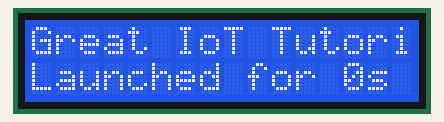
This sketch was run on a simulated ESP32. Shown: 16×2 character LCD.

Above: at 0.2 s.
At 3.3 s:
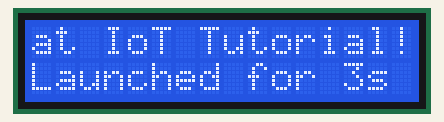
At 9.6 s:
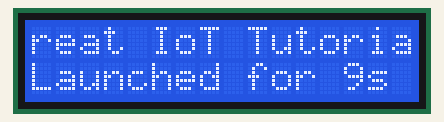
At 19.0 s:
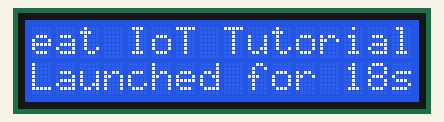
At 28.4 s:
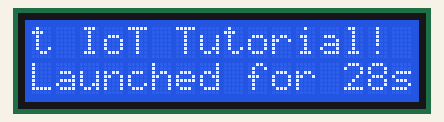
At 38.9 s:
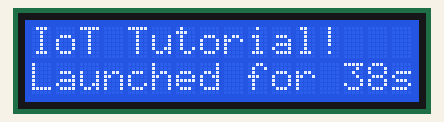

The sketch:

2.1.2.ino
```cpp
#include <Arduino.h>
#include <Wire.h>
#include <LiquidCrystal_I2C.h>

LiquidCrystal_I2C lcd(0x27, 16, 2);

String message = "Great IoT Tutorial!    ";

void setup() {
  Wire.begin(21, 22);

  lcd.init();
  lcd.backlight();
}

void loop() {
  unsigned long secondes = millis() / 1000;

  // Defilement du message sur la premiere ligne
  int position = secondes % (message.length() - 15);

  lcd.setCursor(0, 0);
  lcd.print(message.substring(position, position + 16));

  // Compteur sur la deuxieme ligne
  lcd.setCursor(0, 1);
  lcd.print("                ");
  lcd.setCursor(0, 1);

  lcd.print("Launched for ");
  lcd.print(secondes);
  lcd.print("s");

  delay(1000);
}
```

Measured:
- what the display in image 1 shows lasts 1.1 s, from 3.2 s to 4.3 s
